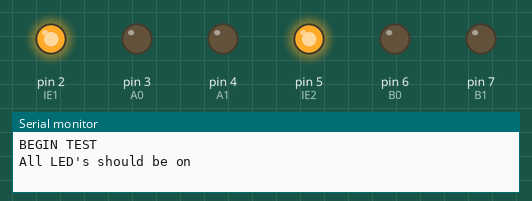
Simulated run of this sketch. Board: Arduino Uno, built with avr-gcc and run on an emulated ATmega328P. Parts: output pins drawn as LEDs (lit = HIGH), the last lines printed to the serial monitor.

Above: at 0.1 s.
At 9.1 s:
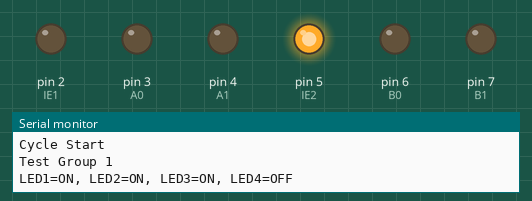
At 15.1 s:
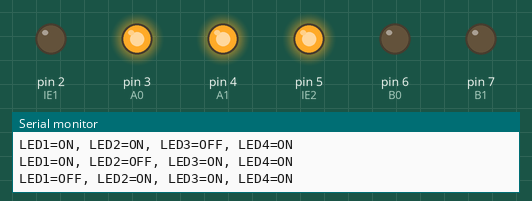
At 17.1 s:
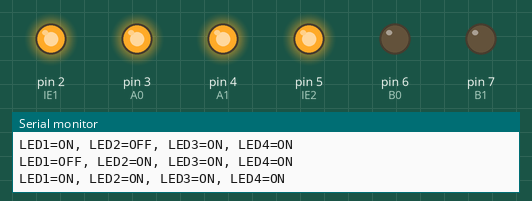
At 25.1 s:
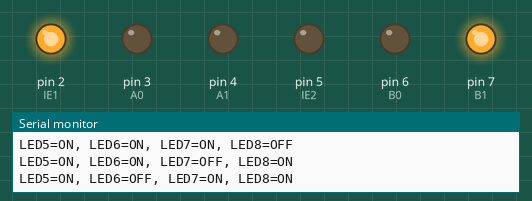
At 37.1 s:
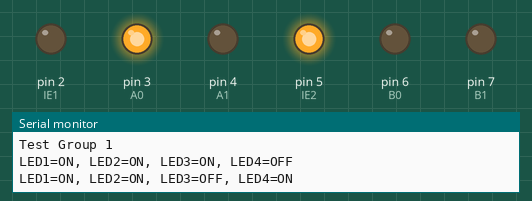
Timing chart, 0 to 40.0 s (numbered marks = the images above):
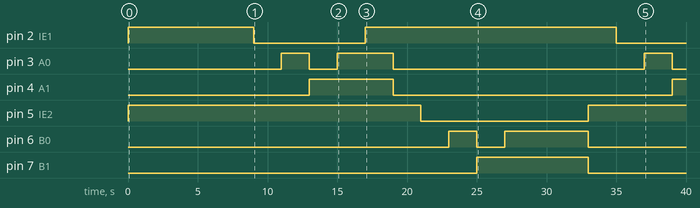

The sketch:

74HC139.ino
```cpp
#define IE1 2
#define A0 3
#define A1 4
#define IE2 5
#define B0 6
#define B1 7


void resetLEDs(){
  digitalWrite(IE1, HIGH);
  digitalWrite(IE2, HIGH);
  digitalWrite(A0, LOW);
  digitalWrite(A1, LOW);
  digitalWrite(B0, LOW);
  digitalWrite(B1, LOW);

}

void setup() {
  // put your setup code here, to run once:
  pinMode(IE1, OUTPUT);
  pinMode(A0, OUTPUT);
  pinMode(A1, OUTPUT);
  pinMode(IE2, OUTPUT);
  pinMode(B0, OUTPUT);
  pinMode(B1, OUTPUT);
  Serial.begin(9600);
  Serial.println("BEGIN TEST");
  resetLEDs();
  Serial.println("All LED's should be on");
  delay(5000);

}

void TestGroup1(){
  Serial.println("Test Group 1");
  digitalWrite(IE1,LOW);
  digitalWrite(A0, LOW);
  digitalWrite(A1, LOW);
  Serial.println("LED1=ON, LED2=ON, LED3=ON, LED4=OFF");
  delay(2000);
  digitalWrite(IE1,LOW);
  digitalWrite(A0, HIGH);
  digitalWrite(A1, LOW);
  Serial.println("LED1=ON, LED2=ON, LED3=OFF, LED4=ON");
  delay(2000);
  digitalWrite(IE1,LOW);
  digitalWrite(A0, LOW);
  digitalWrite(A1, HIGH);
  Serial.println("LED1=ON, LED2=OFF, LED3=ON, LED4=ON");
  delay(2000);
  digitalWrite(IE1,LOW);
  digitalWrite(A0, HIGH);
  digitalWrite(A1, HIGH);
  Serial.println("LED1=OFF, LED2=ON, LED3=ON, LED4=ON");
  delay(2000);
  digitalWrite(IE1,HIGH);
  Serial.println("LED1=ON, LED2=ON, LED3=ON, LED4=ON");
  delay(2000);

}

void TestGroup2(){
    Serial.println("Test Group 2");
  digitalWrite(IE2,LOW);
  digitalWrite(B0, LOW);
  digitalWrite(B1, LOW);
  Serial.println("LED5=ON, LED6=ON, LED7=ON, LED8=OFF");
  delay(2000);
  digitalWrite(IE2,LOW);
  digitalWrite(B0, HIGH);
  digitalWrite(B1, LOW);
  Serial.println("LED5=ON, LED6=ON, LED7=OFF, LED8=ON");
  delay(2000);
  digitalWrite(IE2,LOW);
  digitalWrite(B0, LOW);
  digitalWrite(B1, HIGH);
  Serial.println("LED5=ON, LED6=OFF, LED7=ON, LED8=ON");
  delay(2000);
  digitalWrite(IE2,LOW);
  digitalWrite(B0, HIGH);
  digitalWrite(B1, HIGH);
  Serial.println("LED5=OFF, LED6=ON, LED7=ON, LED8=ON");
  delay(2000);
  digitalWrite(IE1,HIGH);
  Serial.println("LED5=ON, LED6=ON, LED7=ON, LED8=ON");
  delay(2000);

}

void loop() {
  Serial.println("Cycle Start");
  delay(2000);
  resetLEDs();
  delay(2000);
  TestGroup1();
  resetLEDs();
  delay(2000);
  TestGroup2();
  Serial.println("Cycle Complete");
}
```

Measured:
- by itself, pin 2 (IE1): HIGH → LOW at 9.0 s, → HIGH 8.0 s later, → LOW 18.0 s later
- by itself, pin 3 (A0): goes HIGH 2.0 s, LOW 2.0 s, HIGH 4.0 s, LOW 18.0 s, HIGH 2.0 s, then LOW
- by itself, pin 4 (A1): LOW → HIGH at 13.0 s, → LOW 6.0 s later, → HIGH 20.0 s later
- by itself, pin 5 (IE2): HIGH → LOW at 21.0 s, → HIGH 12.0 s later
- by itself, pin 6 (B0): LOW → HIGH at 23.0 s, → LOW 2.0 s later, → HIGH 2.0 s later, → LOW 6.0 s later
- by itself, pin 7 (B1): LOW → HIGH at 25.0 s, → LOW 8.0 s later
